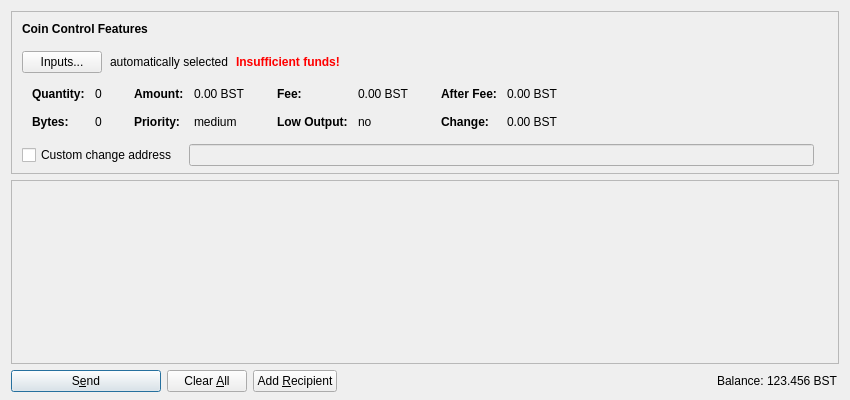
<?xml version="1.0" encoding="UTF-8"?>
<ui version="4.0">
 <class>SendCoinsDialog</class>
 <widget class="QDialog" name="SendCoinsDialog">
  <property name="geometry">
   <rect>
    <x>0</x>
    <y>0</y>
    <width>850</width>
    <height>400</height>
   </rect>
  </property>
  <property name="windowTitle">
   <string>Send Coins</string>
  </property>
  <layout class="QVBoxLayout" name="verticalLayout" stretch="0,1,0">
   <property name="bottomMargin">
    <number>8</number>
   </property>
   <item>
    <widget class="QFrame" name="frameCoinControl">
     <property name="sizePolicy">
      <sizepolicy hsizetype="Expanding" vsizetype="Expanding">
       <horstretch>0</horstretch>
       <verstretch>0</verstretch>
      </sizepolicy>
     </property>
     <property name="maximumSize">
      <size>
       <width>16777215</width>
       <height>16777215</height>
      </size>
     </property>
     <property name="frameShape">
      <enum>QFrame::StyledPanel</enum>
     </property>
     <property name="frameShadow">
      <enum>QFrame::Sunken</enum>
     </property>
     <layout class="QVBoxLayout" name="verticalLayoutCoinControl2">
      <property name="spacing">
       <number>0</number>
      </property>
      <property name="leftMargin">
       <number>0</number>
      </property>
      <property name="topMargin">
       <number>0</number>
      </property>
      <property name="rightMargin">
       <number>0</number>
      </property>
      <property name="bottomMargin">
       <number>6</number>
      </property>
      <item>
       <layout class="QVBoxLayout" name="verticalLayoutCoinControl" stretch="0,0,0,0,1">
        <property name="spacing">
         <number>0</number>
        </property>
        <property name="leftMargin">
         <number>10</number>
        </property>
        <property name="topMargin">
         <number>10</number>
        </property>
        <item>
         <layout class="QHBoxLayout" name="horizontalLayoutCoinControl1">
          <property name="bottomMargin">
           <number>15</number>
          </property>
          <item>
           <widget class="QLabel" name="labelCoinControlFeatures">
            <property name="sizePolicy">
             <sizepolicy hsizetype="Preferred" vsizetype="Maximum">
              <horstretch>0</horstretch>
              <verstretch>0</verstretch>
             </sizepolicy>
            </property>
            <property name="font">
             <font>
              <weight>75</weight>
              <bold>true</bold>
             </font>
            </property>
            <property name="styleSheet">
             <string notr="true">font-weight:bold;</string>
            </property>
            <property name="text">
             <string>Coin Control Features</string>
            </property>
           </widget>
          </item>
         </layout>
        </item>
        <item>
         <layout class="QHBoxLayout" name="horizontalLayoutCoinControl2" stretch="0,0,0,0">
          <property name="spacing">
           <number>8</number>
          </property>
          <property name="bottomMargin">
           <number>10</number>
          </property>
          <item>
           <widget class="QPushButton" name="pushButtonCoinControl">
            <property name="styleSheet">
             <string notr="true"/>
            </property>
            <property name="text">
             <string>Inputs...</string>
            </property>
           </widget>
          </item>
          <item>
           <widget class="QLabel" name="labelCoinControlAutomaticallySelected">
            <property name="text">
             <string>automatically selected</string>
            </property>
            <property name="margin">
             <number>5</number>
            </property>
           </widget>
          </item>
          <item>
           <widget class="QLabel" name="labelCoinControlInsuffFunds">
            <property name="font">
             <font>
              <weight>75</weight>
              <bold>true</bold>
             </font>
            </property>
            <property name="styleSheet">
             <string notr="true">color:red;font-weight:bold;</string>
            </property>
            <property name="text">
             <string>Insufficient funds!</string>
            </property>
            <property name="margin">
             <number>5</number>
            </property>
           </widget>
          </item>
          <item>
           <spacer name="horizontalSpacerCoinControl">
            <property name="orientation">
             <enum>Qt::Horizontal</enum>
            </property>
            <property name="sizeHint" stdset="0">
             <size>
              <width>40</width>
              <height>1</height>
             </size>
            </property>
           </spacer>
          </item>
         </layout>
        </item>
        <item>
         <widget class="QWidget" name="widgetCoinControl" native="true">
          <property name="sizePolicy">
           <sizepolicy hsizetype="Preferred" vsizetype="Preferred">
            <horstretch>0</horstretch>
            <verstretch>0</verstretch>
           </sizepolicy>
          </property>
          <property name="minimumSize">
           <size>
            <width>0</width>
            <height>0</height>
           </size>
          </property>
          <property name="styleSheet">
           <string notr="true"/>
          </property>
          <layout class="QHBoxLayout" name="horizontalLayoutCoinControl5">
           <property name="leftMargin">
            <number>0</number>
           </property>
           <property name="topMargin">
            <number>0</number>
           </property>
           <property name="rightMargin">
            <number>0</number>
           </property>
           <property name="bottomMargin">
            <number>0</number>
           </property>
           <item>
            <layout class="QHBoxLayout" name="horizontalLayoutCoinControl3" stretch="0,0,0,1">
             <property name="spacing">
              <number>20</number>
             </property>
             <property name="topMargin">
              <number>0</number>
             </property>
             <property name="bottomMargin">
              <number>10</number>
             </property>
             <item>
              <layout class="QFormLayout" name="formLayoutCoinControl1">
               <property name="horizontalSpacing">
                <number>10</number>
               </property>
               <property name="verticalSpacing">
                <number>14</number>
               </property>
               <property name="leftMargin">
                <number>10</number>
               </property>
               <property name="topMargin">
                <number>4</number>
               </property>
               <property name="rightMargin">
                <number>6</number>
               </property>
               <item row="0" column="0">
                <widget class="QLabel" name="labelCoinControlQuantityText">
                 <property name="font">
                  <font>
                   <weight>75</weight>
                   <bold>true</bold>
                  </font>
                 </property>
                 <property name="text">
                  <string>Quantity:</string>
                 </property>
                 <property name="margin">
                  <number>0</number>
                 </property>
                </widget>
               </item>
               <item row="0" column="1">
                <widget class="QLabel" name="labelCoinControlQuantity">
                 <property name="cursor">
                  <cursorShape>IBeamCursor</cursorShape>
                 </property>
                 <property name="contextMenuPolicy">
                  <enum>Qt::ActionsContextMenu</enum>
                 </property>
                 <property name="text">
                  <string notr="true">0</string>
                 </property>
                 <property name="margin">
                  <number>0</number>
                 </property>
                 <property name="textInteractionFlags">
                  <set>Qt::LinksAccessibleByMouse|Qt::TextSelectableByKeyboard|Qt::TextSelectableByMouse</set>
                 </property>
                </widget>
               </item>
               <item row="1" column="0">
                <widget class="QLabel" name="labelCoinControlBytesText">
                 <property name="font">
                  <font>
                   <weight>75</weight>
                   <bold>true</bold>
                  </font>
                 </property>
                 <property name="text">
                  <string>Bytes:</string>
                 </property>
                </widget>
               </item>
               <item row="1" column="1">
                <widget class="QLabel" name="labelCoinControlBytes">
                 <property name="cursor">
                  <cursorShape>IBeamCursor</cursorShape>
                 </property>
                 <property name="contextMenuPolicy">
                  <enum>Qt::ActionsContextMenu</enum>
                 </property>
                 <property name="text">
                  <string notr="true">0</string>
                 </property>
                 <property name="textInteractionFlags">
                  <set>Qt::LinksAccessibleByMouse|Qt::TextSelectableByKeyboard|Qt::TextSelectableByMouse</set>
                 </property>
                </widget>
               </item>
              </layout>
             </item>
             <item>
              <layout class="QFormLayout" name="formLayoutCoinControl2">
               <property name="horizontalSpacing">
                <number>10</number>
               </property>
               <property name="verticalSpacing">
                <number>14</number>
               </property>
               <property name="leftMargin">
                <number>6</number>
               </property>
               <property name="topMargin">
                <number>4</number>
               </property>
               <property name="rightMargin">
                <number>6</number>
               </property>
               <item row="0" column="0">
                <widget class="QLabel" name="labelCoinControlAmountText">
                 <property name="font">
                  <font>
                   <weight>75</weight>
                   <bold>true</bold>
                  </font>
                 </property>
                 <property name="text">
                  <string>Amount:</string>
                 </property>
                 <property name="margin">
                  <number>0</number>
                 </property>
                </widget>
               </item>
               <item row="0" column="1">
                <widget class="QLabel" name="labelCoinControlAmount">
                 <property name="cursor">
                  <cursorShape>IBeamCursor</cursorShape>
                 </property>
                 <property name="contextMenuPolicy">
                  <enum>Qt::ActionsContextMenu</enum>
                 </property>
                 <property name="text">
                  <string notr="true">0.00 BST</string>
                 </property>
                 <property name="textInteractionFlags">
                  <set>Qt::LinksAccessibleByMouse|Qt::TextSelectableByKeyboard|Qt::TextSelectableByMouse</set>
                 </property>
                </widget>
               </item>
               <item row="1" column="0">
                <widget class="QLabel" name="labelCoinControlPriorityText">
                 <property name="font">
                  <font>
                   <weight>75</weight>
                   <bold>true</bold>
                  </font>
                 </property>
                 <property name="text">
                  <string>Priority:</string>
                 </property>
                </widget>
               </item>
               <item row="1" column="1">
                <widget class="QLabel" name="labelCoinControlPriority">
                 <property name="cursor">
                  <cursorShape>IBeamCursor</cursorShape>
                 </property>
                 <property name="contextMenuPolicy">
                  <enum>Qt::ActionsContextMenu</enum>
                 </property>
                 <property name="text">
                  <string notr="true">medium</string>
                 </property>
                 <property name="textInteractionFlags">
                  <set>Qt::LinksAccessibleByMouse|Qt::TextSelectableByKeyboard|Qt::TextSelectableByMouse</set>
                 </property>
                </widget>
               </item>
              </layout>
             </item>
             <item>
              <layout class="QFormLayout" name="formLayoutCoinControl3">
               <property name="horizontalSpacing">
                <number>10</number>
               </property>
               <property name="verticalSpacing">
                <number>14</number>
               </property>
               <property name="leftMargin">
                <number>6</number>
               </property>
               <property name="topMargin">
                <number>4</number>
               </property>
               <property name="rightMargin">
                <number>6</number>
               </property>
               <item row="0" column="0">
                <widget class="QLabel" name="labelCoinControlFeeText">
                 <property name="font">
                  <font>
                   <weight>75</weight>
                   <bold>true</bold>
                  </font>
                 </property>
                 <property name="text">
                  <string>Fee:</string>
                 </property>
                 <property name="margin">
                  <number>0</number>
                 </property>
                </widget>
               </item>
               <item row="0" column="1">
                <widget class="QLabel" name="labelCoinControlFee">
                 <property name="cursor">
                  <cursorShape>IBeamCursor</cursorShape>
                 </property>
                 <property name="contextMenuPolicy">
                  <enum>Qt::ActionsContextMenu</enum>
                 </property>
                 <property name="text">
                  <string notr="true">0.00 BST</string>
                 </property>
                 <property name="textInteractionFlags">
                  <set>Qt::LinksAccessibleByMouse|Qt::TextSelectableByKeyboard|Qt::TextSelectableByMouse</set>
                 </property>
                </widget>
               </item>
               <item row="1" column="0">
                <widget class="QLabel" name="labelCoinControlLowOutputText">
                 <property name="font">
                  <font>
                   <weight>75</weight>
                   <bold>true</bold>
                  </font>
                 </property>
                 <property name="text">
                  <string>Low Output:</string>
                 </property>
                </widget>
               </item>
               <item row="1" column="1">
                <widget class="QLabel" name="labelCoinControlLowOutput">
                 <property name="cursor">
                  <cursorShape>IBeamCursor</cursorShape>
                 </property>
                 <property name="contextMenuPolicy">
                  <enum>Qt::ActionsContextMenu</enum>
                 </property>
                 <property name="text">
                  <string notr="true">no</string>
                 </property>
                 <property name="textInteractionFlags">
                  <set>Qt::LinksAccessibleByMouse|Qt::TextSelectableByKeyboard|Qt::TextSelectableByMouse</set>
                 </property>
                </widget>
               </item>
              </layout>
             </item>
             <item>
              <layout class="QFormLayout" name="formLayoutCoinControl4">
               <property name="horizontalSpacing">
                <number>10</number>
               </property>
               <property name="verticalSpacing">
                <number>14</number>
               </property>
               <property name="leftMargin">
                <number>6</number>
               </property>
               <property name="topMargin">
                <number>4</number>
               </property>
               <property name="rightMargin">
                <number>6</number>
               </property>
               <item row="0" column="0">
                <widget class="QLabel" name="labelCoinControlAfterFeeText">
                 <property name="font">
                  <font>
                   <weight>75</weight>
                   <bold>true</bold>
                  </font>
                 </property>
                 <property name="text">
                  <string>After Fee:</string>
                 </property>
                 <property name="margin">
                  <number>0</number>
                 </property>
                </widget>
               </item>
               <item row="0" column="1">
                <widget class="QLabel" name="labelCoinControlAfterFee">
                 <property name="cursor">
                  <cursorShape>IBeamCursor</cursorShape>
                 </property>
                 <property name="contextMenuPolicy">
                  <enum>Qt::ActionsContextMenu</enum>
                 </property>
                 <property name="text">
                  <string notr="true">0.00 BST</string>
                 </property>
                 <property name="textInteractionFlags">
                  <set>Qt::LinksAccessibleByMouse|Qt::TextSelectableByKeyboard|Qt::TextSelectableByMouse</set>
                 </property>
                </widget>
               </item>
               <item row="1" column="0">
                <widget class="QLabel" name="labelCoinControlChangeText">
                 <property name="font">
                  <font>
                   <weight>75</weight>
                   <bold>true</bold>
                  </font>
                 </property>
                 <property name="text">
                  <string>Change:</string>
                 </property>
                </widget>
               </item>
               <item row="1" column="1">
                <widget class="QLabel" name="labelCoinControlChange">
                 <property name="cursor">
                  <cursorShape>IBeamCursor</cursorShape>
                 </property>
                 <property name="contextMenuPolicy">
                  <enum>Qt::ActionsContextMenu</enum>
                 </property>
                 <property name="text">
                  <string notr="true">0.00 BST</string>
                 </property>
                 <property name="textInteractionFlags">
                  <set>Qt::LinksAccessibleByMouse|Qt::TextSelectableByKeyboard|Qt::TextSelectableByMouse</set>
                 </property>
                </widget>
               </item>
              </layout>
             </item>
            </layout>
           </item>
          </layout>
         </widget>
        </item>
        <item>
         <layout class="QHBoxLayout" name="horizontalLayoutCoinControl4" stretch="0,0,0">
          <property name="spacing">
           <number>12</number>
          </property>
          <property name="sizeConstraint">
           <enum>QLayout::SetDefaultConstraint</enum>
          </property>
          <property name="topMargin">
           <number>5</number>
          </property>
          <property name="rightMargin">
           <number>5</number>
          </property>
          <item>
           <widget class="QCheckBox" name="checkBoxCoinControlChange">
            <property name="toolTip">
             <string>If this is activated, but the change address is empty or invalid, change will be sent to a newly generated address.</string>
            </property>
            <property name="text">
             <string>Custom change address</string>
            </property>
           </widget>
          </item>
          <item>
           <widget class="QValidatedLineEdit" name="lineEditCoinControlChange">
            <property name="enabled">
             <bool>false</bool>
            </property>
            <property name="sizePolicy">
             <sizepolicy hsizetype="Expanding" vsizetype="Fixed">
              <horstretch>0</horstretch>
              <verstretch>0</verstretch>
             </sizepolicy>
            </property>
           </widget>
          </item>
          <item>
           <widget class="QLabel" name="labelCoinControlChangeLabel">
            <property name="sizePolicy">
             <sizepolicy hsizetype="Preferred" vsizetype="Expanding">
              <horstretch>0</horstretch>
              <verstretch>0</verstretch>
             </sizepolicy>
            </property>
            <property name="minimumSize">
             <size>
              <width>0</width>
              <height>0</height>
             </size>
            </property>
            <property name="text">
             <string/>
            </property>
            <property name="margin">
             <number>3</number>
            </property>
           </widget>
          </item>
         </layout>
        </item>
        <item>
         <spacer name="verticalSpacerCoinControl">
          <property name="orientation">
           <enum>Qt::Vertical</enum>
          </property>
          <property name="sizeHint" stdset="0">
           <size>
            <width>800</width>
            <height>1</height>
           </size>
          </property>
         </spacer>
        </item>
       </layout>
      </item>
     </layout>
    </widget>
   </item>
   <item>
    <widget class="QScrollArea" name="scrollArea">
     <property name="widgetResizable">
      <bool>true</bool>
     </property>
     <widget class="QWidget" name="scrollAreaWidgetContents">
      <property name="geometry">
       <rect>
        <x>0</x>
        <y>0</y>
        <width>830</width>
        <height>178</height>
       </rect>
      </property>
      <layout class="QVBoxLayout" name="verticalLayout_2" stretch="0,1">
       <property name="leftMargin">
        <number>0</number>
       </property>
       <property name="topMargin">
        <number>0</number>
       </property>
       <property name="rightMargin">
        <number>0</number>
       </property>
       <property name="bottomMargin">
        <number>0</number>
       </property>
       <item>
        <layout class="QVBoxLayout" name="entries">
         <property name="spacing">
          <number>6</number>
         </property>
        </layout>
       </item>
       <item>
        <spacer name="verticalSpacer">
         <property name="orientation">
          <enum>Qt::Vertical</enum>
         </property>
         <property name="sizeHint" stdset="0">
          <size>
           <width>20</width>
           <height>40</height>
          </size>
         </property>
        </spacer>
       </item>
      </layout>
     </widget>
    </widget>
   </item>
   <item>
    <layout class="QHBoxLayout" name="horizontalLayout">
     <item>
      <widget class="QPushButton" name="sendButton">
       <property name="minimumSize">
        <size>
         <width>150</width>
         <height>0</height>
        </size>
       </property>
       <property name="toolTip">
        <string>Confirm the send action</string>
       </property>
       <property name="text">
        <string>S&amp;end</string>
       </property>
       <property name="icon">
        <iconset resource="../bitcoin.qrc">
         <normaloff>:/icons/send</normaloff>:/icons/send</iconset>
       </property>
       <property name="default">
        <bool>true</bool>
       </property>
      </widget>
     </item>
     <item>
      <widget class="QPushButton" name="clearButton">
       <property name="sizePolicy">
        <sizepolicy hsizetype="Minimum" vsizetype="Fixed">
         <horstretch>0</horstretch>
         <verstretch>0</verstretch>
        </sizepolicy>
       </property>
       <property name="toolTip">
        <string>Clear all fields of the form.</string>
       </property>
       <property name="text">
        <string>Clear &amp;All</string>
       </property>
       <property name="icon">
        <iconset resource="../bitcoin.qrc">
         <normaloff>:/icons/remove</normaloff>:/icons/remove</iconset>
       </property>
       <property name="autoRepeatDelay">
        <number>300</number>
       </property>
       <property name="autoDefault">
        <bool>false</bool>
       </property>
      </widget>
     </item>
     <item>
      <widget class="QPushButton" name="addButton">
       <property name="toolTip">
        <string>Send to multiple recipients at once</string>
       </property>
       <property name="text">
        <string>Add &amp;Recipient</string>
       </property>
       <property name="icon">
        <iconset resource="../bitcoin.qrc">
         <normaloff>:/icons/add</normaloff>:/icons/add</iconset>
       </property>
       <property name="autoDefault">
        <bool>false</bool>
       </property>
      </widget>
     </item>
     <item>
      <spacer name="horizontalSpacer">
       <property name="orientation">
        <enum>Qt::Horizontal</enum>
       </property>
       <property name="sizeHint" stdset="0">
        <size>
         <width>40</width>
         <height>20</height>
        </size>
       </property>
      </spacer>
     </item>
     <item>
      <layout class="QHBoxLayout" name="horizontalLayout_2">
       <property name="spacing">
        <number>3</number>
       </property>
       <item>
        <widget class="QLabel" name="label">
         <property name="sizePolicy">
          <sizepolicy hsizetype="Preferred" vsizetype="Fixed">
           <horstretch>0</horstretch>
           <verstretch>0</verstretch>
          </sizepolicy>
         </property>
         <property name="text">
          <string>Balance:</string>
         </property>
        </widget>
       </item>
       <item>
        <widget class="QLabel" name="labelBalance">
         <property name="sizePolicy">
          <sizepolicy hsizetype="Preferred" vsizetype="Fixed">
           <horstretch>0</horstretch>
           <verstretch>0</verstretch>
          </sizepolicy>
         </property>
         <property name="cursor">
          <cursorShape>IBeamCursor</cursorShape>
         </property>
         <property name="text">
          <string notr="true">123.456 BST</string>
         </property>
         <property name="textInteractionFlags">
          <set>Qt::LinksAccessibleByMouse|Qt::TextSelectableByKeyboard|Qt::TextSelectableByMouse</set>
         </property>
        </widget>
       </item>
      </layout>
     </item>
    </layout>
   </item>
  </layout>
 </widget>
 <customwidgets>
  <customwidget>
   <class>QValidatedLineEdit</class>
   <extends>QLineEdit</extends>
   <header>qvalidatedlineedit.h</header>
  </customwidget>
 </customwidgets>
 <resources>
  <include location="../bitcoin.qrc"/>
 </resources>
 <connections/>
</ui>
